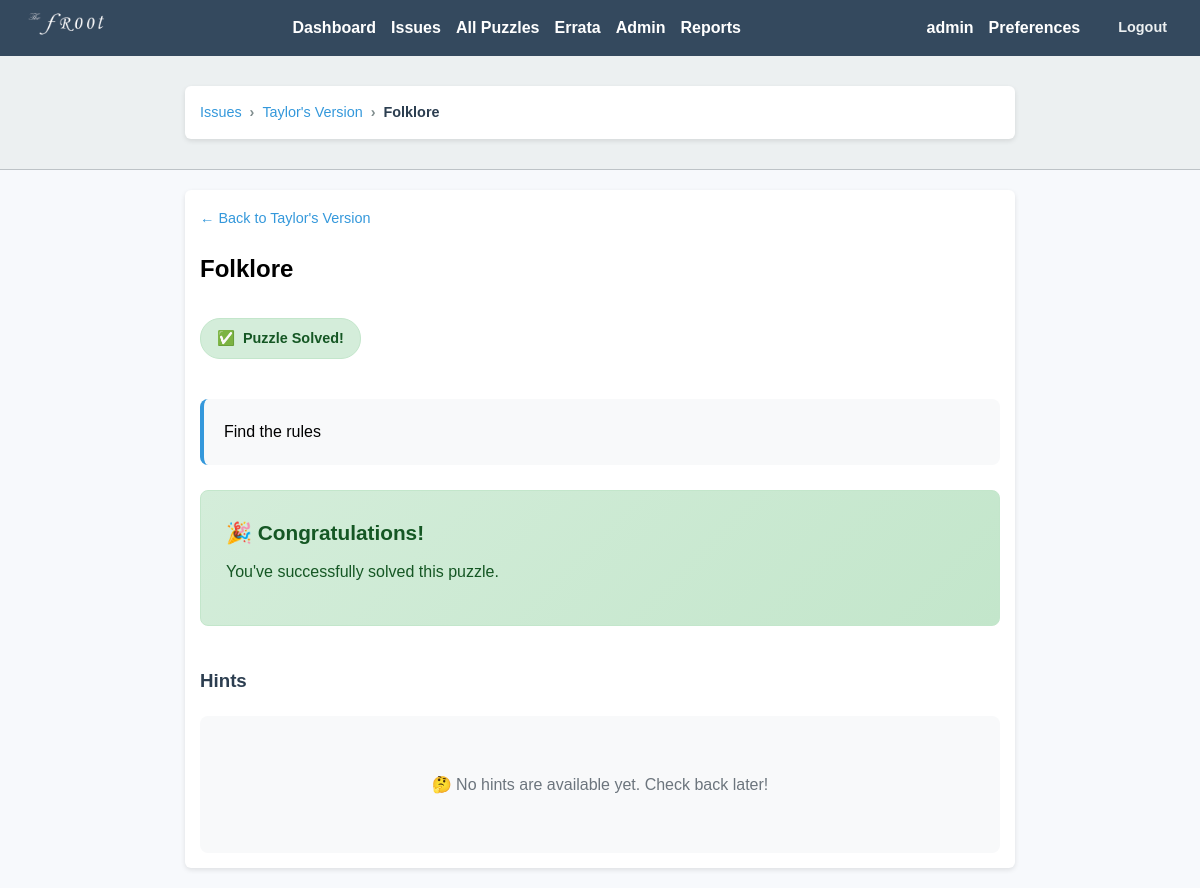
The page /puzzle/4 (signed in) on the database its author committed.
### app/models.py (models this page shows, shortened)
class User(UserMixin, db.Model):
    id = db.Column(db.Integer, primary_key=True)
    username = db.Column(db.String(150), unique=True, nullable=False)
    email = db.Column(db.String(150), unique=True, nullable=False)
    display_name = db.Column(db.String(150), nullable=True)
    password_hash = db.Column(db.String(200), nullable=False)
    is_admin = db.Column(db.Boolean, default=False)
    email_notifications = db.Column(db.Boolean, default=True)
    notify_new_issues = db.Column(db.Boolean, default=True)
    notify_new_hints = db.Column(db.Boolean, default=True)
    submissions = db.relationship('Submission', backref='user', lazy=True)

class Issue(db.Model):
    id = db.Column(db.Integer, primary_key=True)
    title = db.Column(db.String(200), nullable=False)
    description = db.Column(db.Text, nullable=True)
    pdf_filename = db.Column(db.String(200), nullable=True)
    answer_pdf_filename = db.Column(db.String(200), nullable=True)
    available_date = db.Column(db.DateTime(timezone=True), nullable=False, default=lambda: datetime.now(timezone.utc))
    puzzles = db.relationship('Puzzle', backref='issue', lazy=True)

class Puzzle(db.Model):
    id = db.Column(db.Integer, primary_key=True)
    title = db.Column(db.String(200), nullable=False)
    description = db.Column(db.Text, nullable=False)
    answer_hash = db.Column(db.String(200), nullable=False)
    correct_response = db.Column(db.Text, nullable=True)
    incorrect_response = db.Column(db.Text, nullable=True)
    created_at = db.Column(db.DateTime, default=lambda: datetime.now(timezone.utc))
    issue_id = db.Column(db.Integer, db.ForeignKey('issue.id'), nullable=True)
    hints = db.relationship('Hint', backref='puzzle', lazy=True)
    submissions = db.relationship('Submission', backref='puzzle', lazy=True)
    response_rules = db.relationship('PuzzleAnswerRule', backref='puzzle', lazy=True, cascade='all, delete-orphan')

### app/puzzles.py (the view, shortened to what this page needs)
@puzzle_bp.route('/puzzle/<int:puzzle_id>', methods=['GET', 'POST'])
@login_required
def puzzle_detail(puzzle_id):
    puzzle = Puzzle.query.get_or_404(puzzle_id)
    issue = puzzle.issue
    now = datetime.now(timezone.utc)
    if issue and compare_dates(now, issue.available_date):
        flash(f"🕒 This puzzle is part of '{issue.title}', which will be available on {issue.available_date.strftime('%B %d, %Y')}.")
        return redirect(url_for('puzzle.list_issues'))
    form = AnswerForm()
    user_submission = Submission.query.filter_by(
        user_id=current_user.id, puzzle_id=puzzle_id, is_correct=True
    ).first()
    unlocked_hints = Hint.query.filter(
        Hint.puzzle_id == puzzle_id,
        Hint.unlock_date <= date.today()
    ).order_by(Hint.unlock_date).all()
    return render_template(
        'puzzle_detail.html',
        puzzle=puzzle,
        form=form,
        unlocked_hints=unlocked_hints,
        correct=user_submission is not None
    )

### app/utils.py (called while the page is built)
def compare_dates(date1, date2):
    if date1 and date1.tzinfo is None:
        date1 = date1.replace(tzinfo=timezone.utc)
    if date2 and date2.tzinfo is None:
        date2 = date2.replace(tzinfo=timezone.utc)
    return date1 < date2

### app/templates/puzzle_detail.html (shortened to what this page needs)
{% extends "base.html" %}
{% block breadcrumbs %}
<div class="breadcrumbs">
  <div class="container">
    {% if puzzle.issue %}
      <a href="{{ url_for('puzzle.list_issues') }}">Issues</a>
      <span class="breadcrumb-separator">›</span>
      <a href="{{ url_for('puzzle.issue_detail', issue_id=puzzle.issue.id) }}">{{ puzzle.issue.title }}</a>
      <span class="breadcrumb-separator">›</span>
      <span class="breadcrumb-current">{{ puzzle.title }}</span>
    {% else %}
      <a href="{{ url_for('puzzle.list_puzzles') }}">All Puzzles</a>
      <span class="breadcrumb-separator">›</span>
      <span class="breadcrumb-current">{{ puzzle.title }}</span>
    {% endif %}
  </div>
</div>
{% endblock %}
{% block content %}
<div class="puzzle-header">
  <div class="puzzle-nav">
    {% if puzzle.issue %}
      <a href="{{ url_for('puzzle.issue_detail', issue_id=puzzle.issue.id) }}" class="back-link">
        ← Back to {{ puzzle.issue.title }}
      </a>
    {% else %}
      <a href="{{ url_for('puzzle.list_puzzles') }}" class="back-link">
        ← Back to All Puzzles
      </a>
    {% endif %}
  </div>
  <h2>{{ puzzle.title }}</h2>
  {% if correct %}
    <div class="puzzle-status solved-status">
      <span class="status-icon">✅</span>
      <span class="status-text">Puzzle Solved!</span>
    </div>
  {% else %}
    <div class="puzzle-status unsolved-status">
      <span class="status-icon">🔍</span>
      <span class="status-text">Ready to Solve</span>
    </div>
  {% endif %}
</div>
<div class="puzzle-content">
  <div class="puzzle-description">
    {{ puzzle.description }}
  </div>
  {% if correct %}
    <div class="success-message">
      <div class="success-header">
        <h3>🎉 Congratulations!</h3>
        <p>You've successfully solved this puzzle.</p>
      </div>
      {% set user_submission = None %}
      {% for submission in puzzle.submissions %}
        {% if submission.user_id == current_user.id and submission.is_correct %}
          {% set user_submission = submission %}
        {% endif %}
      {% endfor %}
    </div>
  {% endif %}
</div>
<div class="hints-section">
  <h3>Hints</h3>
  {% if unlocked_hints %}
    <div>
      {% for hint in unlocked_hints %}
        <div class="hint-item">
          <button class="hint-toggle" type="button" onclick="toggleHint('{{ hint.id }}')">
            <span class="hint-icon">▶</span>
            <span class="hint-label">Hint {{ loop.index }}</span>
          </button>
          <div id="hint-{{ hint.id }}" class="hint-body" style="display: none;">
            <div class="hint-content">
              {{ hint.hint_text }}
            </div>
          </div>
        </div>
      {% endfor %}
    </div>
  {% else %}
    <div class="no-hints">
      <p>🤔 No hints are available yet. Check back later!</p>
    </div>
  {% endif %}
</div>
{% endblock %}

### app/templates/base.html (shortened to what this page needs)
<!DOCTYPE html>
<html>
<head>
    <link rel="stylesheet" href="{{ url_for('static', filename='style.css') }}">
</head>
<body>
  <nav>
    <div class="nav-content">
      <div class="nav-logo">
        <img src="{{ url_for('static', filename='img/logo.png') }}" alt="Logo">
      </div>
      <div class="nav-links">
        {% if current_user.is_authenticated %}
            <a href="{{ url_for('puzzle.user_dashboard') }}">Dashboard</a>
            <a href="{{ url_for('puzzle.list_issues') }}">Issues</a>
            <a href="{{ url_for('puzzle.list_puzzles') }}">All Puzzles</a>
            <a href="{{ url_for('puzzle.errata_list') }}">Errata</a>
            {% if current_user.is_admin %}
                <a href="{{ url_for('admin.dashboard') }}">Admin</a>
                <a href="{{ url_for('admin.reports_index') }}">Reports</a>
            {% endif %}
        {% else %}
            <a href="{{ url_for('main.index') }}">Home</a>
            <a href="{{ url_for('puzzle.errata_list') }}">Errata</a>
            <a href="{{ url_for('auth.login') }}">Login</a>
            <a href="{{ url_for('auth.register') }}">Register</a>
        {% endif %}
      </div>
      {% if current_user.is_authenticated %}
        <div class="user-profile">
          <div class="user-info">
            <span class="user-name">{{ current_user.username }}</span>
            <a href="{{ url_for('auth.preferences') }}" class="preferences-link">Preferences</a>
            <a href="{{ url_for('auth.logout') }}" class="logout-link">Logout</a>
          </div>
        </div>
      {% endif %}
    </div>
</nav>
  {% block breadcrumbs %}{% endblock %}
  <div class="container">
        {% block content %}{% endblock %}
    </div>
</body>
</html>

### app/static/style.css (style rules this page uses)
body { font-family: Arial, sans-serif; background-color: #f7f9fc; margin: 0; padding: 0; line-height: 1.6; }
nav { background-color: #34495e; padding: 10px; color: white; }
.nav-content { display: flex; justify-content: space-between; align-items: center; gap: 20px; }
.nav-links { display: flex; align-items: center; }
nav a { color: white; margin-right: 15px; text-decoration: none; font-weight: bold; }
.nav-logo img { height: 28px; width: auto; }
.user-profile { display: flex; align-items: center; }
.user-info { display: flex; align-items: center; gap: 15px; }
.user-name { color: white; font-weight: bold; }
.logout-link { color: #ecf0f1; text-decoration: none; font-size: 0.9em; padding: 4px 8px; border-radius: 4px; transition: background-color 0.3s ease; }
.breadcrumbs { background-color: #ecf0f1; border-bottom: 1px solid #bdc3c7; padding: 10px 0; }
.breadcrumbs .container { display: flex; align-items: center; gap: 8px; font-size: 0.9em; }
.breadcrumbs a { color: #3498db; text-decoration: none; }
.breadcrumb-separator { color: #7f8c8d; font-weight: bold; }
.breadcrumb-current { color: #2c3e50; font-weight: 600; }
.container { max-width: 800px; margin: 20px auto; padding: 15px; background-color: white; border-radius: 6px; box-shadow: 0 2px 5px rgba(0, 0, 0, 0.1); }
.puzzle-status { margin-bottom: 10px; }
.puzzle-header { margin-bottom: 30px; }
.puzzle-nav { margin-bottom: 15px; }
.back-link { color: #3498db; text-decoration: none; font-size: 0.9em; display: inline-flex; align-items: center; gap: 5px; }
.puzzle-status { display: inline-flex; align-items: center; gap: 8px; padding: 8px 16px; border-radius: 20px; font-weight: 600; font-size: 0.9em; margin-top: 10px; }
.solved-status { background: #d4edda; color: #155724; border: 1px solid #c3e6cb; }
.puzzle-content { margin: 30px 0; }
.puzzle-description { background: #f8f9fa; padding: 20px; border-radius: 8px; border-left: 4px solid #3498db; margin-bottom: 25px; line-height: 1.6; }
.success-message { background: linear-gradient(135deg, #d4edda, #c3e6cb); border: 1px solid #c3e6cb; border-radius: 8px; padding: 25px; margin: 20px 0; }
.success-header h3 { color: #155724; margin: 0 0 10px 0; font-size: 1.3em; }
.success-header p { color: #155724; margin: 0 0 15px 0; }
.hints-section { margin-top: 40px; }
.hints-section h3 { color: #2c3e50; margin-bottom: 20px; }
.no-hints { text-align: center; padding: 40px 20px; color: #6c757d; background: #f8f9fa; border-radius: 8px; }

### rows shown on the page
User: username "admin"
Issue: issue "Taylor's Version"
Puzzle: title "Folklore", description "Find the rules"
